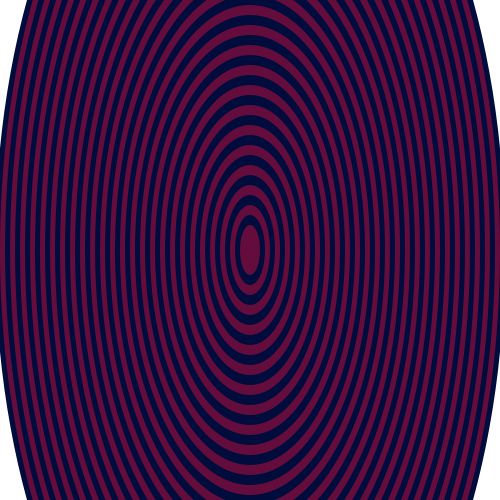
Frame 1 (no input)
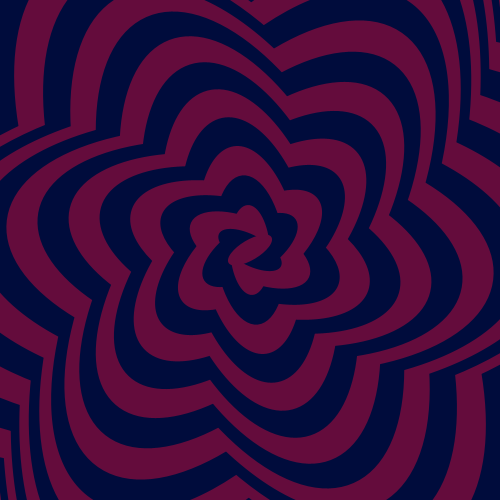
Frame 60 (the mouse pressed at the canvas centre just before this capture)
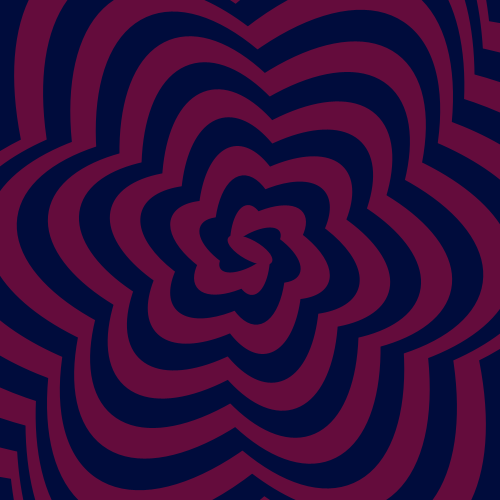
Frame 120 (the mouse held since frame 60 and released just before this capture)

The Processing sketch that drew these frames (run headless with seeded random() and noise(); from frame 60 on, the mouse is pressed at the canvas centre):

// Processing sketch: processing_79664
// ── processing_79664.pde

void setup(){
        size(500,500);
        smooth();
        noStroke();
        frameRate(10);
    }
 
    void draw(){
        background(255);
 
        for(int i=50; i>0; i--){
            pushMatrix();
            translate(width/2,height/2);
            rotate(radians((frameCount-1)*i));
            fill((i%2)*100,12,60);
            ellipse(0, 0, 10+(i*10), 30+(i*20));
            popMatrix();
        }
    }
